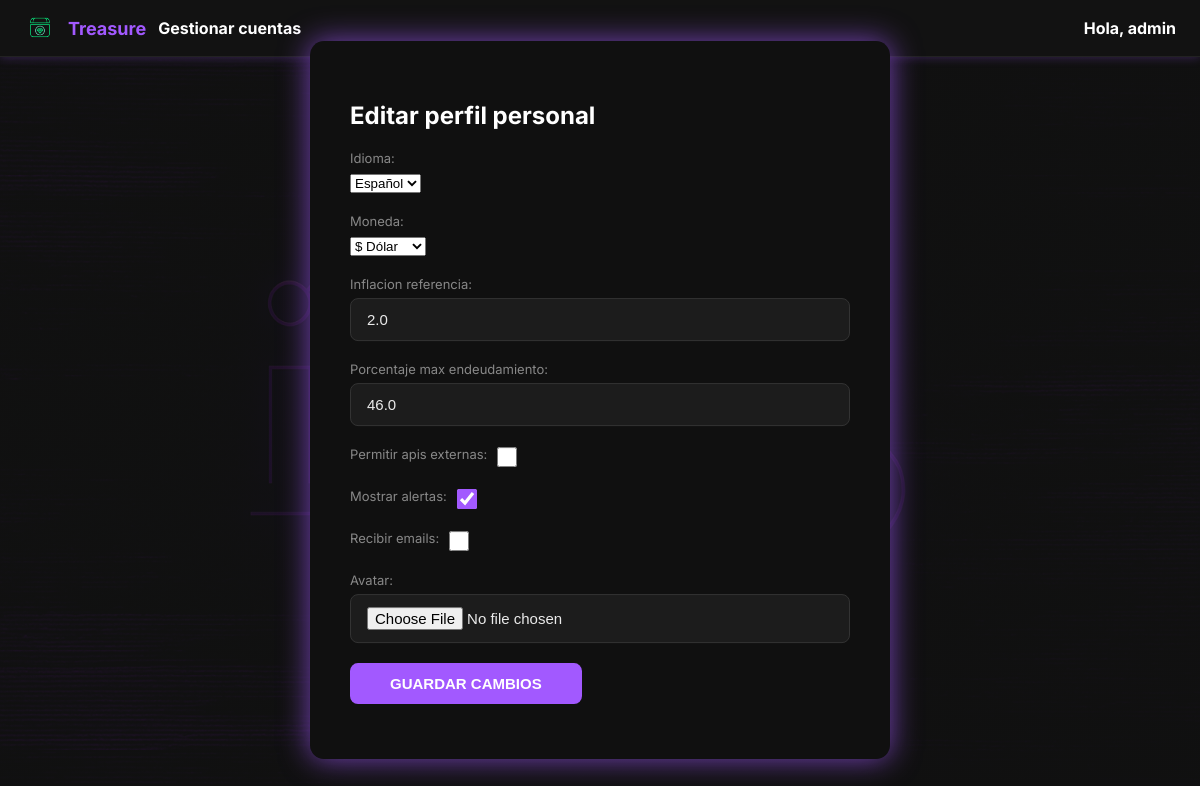
Before: /core/perfil/editar/ (signed in) with the older database file.
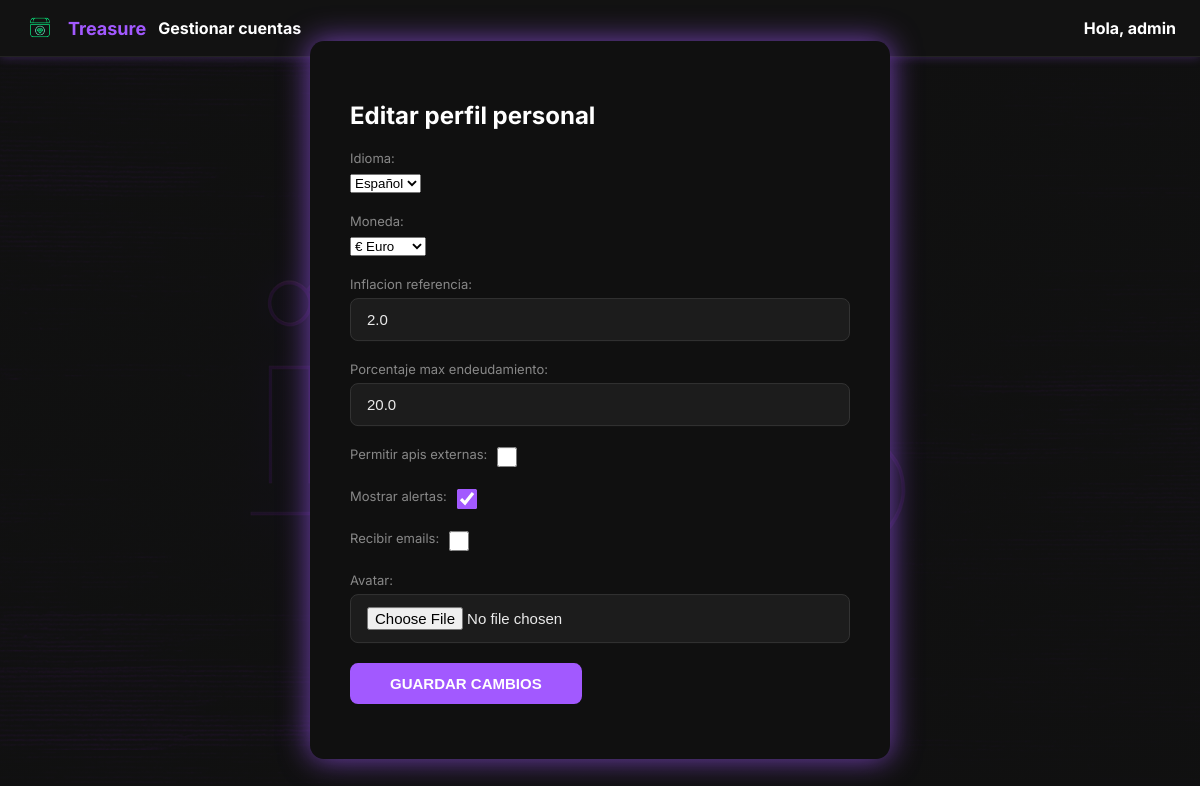
After: the same page with the newer database file.
### core/models.py (models this page shows, shortened)
class UserProfile(models.Model):
    user = models.OneToOneField(User, on_delete=models.CASCADE)
    idioma = models.CharField(max_length=10, choices=[('es', 'Español'), ('en', 'Inglés')], default='es')
    moneda = models.CharField(max_length=5, choices=[('EUR', '€ Euro'), ('USD', '$ Dólar'), ('BTC', '₿ Bitcoin')], default='EUR')
    inflacion_referencia = models.FloatField(default=2.0)
    porcentaje_max_endeudamiento = models.FloatField(default=30.0)
    permitir_apis_externas = models.BooleanField(default=False)
    mostrar_alertas = models.BooleanField(default=True)
    recibir_emails = models.BooleanField(default=False)
    avatar = models.ImageField(upload_to='avatars/', null=True, blank=True)

### core/views.py (the view)
# urls.py: path('perfil/editar/', editar_perfil, name='editar_perfil'),
@login_required
def editar_perfil(request):
    profile, created = UserProfile.objects.get_or_create(user=request.user)
    if request.method == 'POST':
        form = UserProfileForm(request.POST, request.FILES, instance=profile)
        if form.is_valid():
            form.save()
            return redirect('dashboard')
    else:
        form = UserProfileForm(instance=profile)
    return render(request, 'core/editar_perfil.html', {'form': form})

### core/forms.py
class UserProfileForm(forms.ModelForm):
    class Meta:
        model = UserProfile
        fields = [
            'idioma', 'moneda', 'inflacion_referencia',
            'porcentaje_max_endeudamiento',
            'permitir_apis_externas',
            'mostrar_alertas', 'recibir_emails',
            'avatar'
        ]

### templates/core/editar_perfil.html (shortened to what this page needs)
{% extends "base.html" %}
{% load static %}
{% block body_class %}dashboard-background{% endblock %}
{% block content %}
<div class="profile-form-container">
    <h2>Editar perfil personal</h2>
    <form method="post" enctype="multipart/form-data">
        <div class="form-group">
            {{ form.idioma.label_tag }}
            {{ form.idioma }}
        </div>
        <div class="form-group">
            {{ form.moneda.label_tag }}
            {{ form.moneda }}
        </div>
        <div class="form-group">
            {{ form.inflacion_referencia.label_tag }}
            {{ form.inflacion_referencia }}
        </div>
        <div class="form-group">
            {{ form.porcentaje_max_endeudamiento.label_tag }}
            {{ form.porcentaje_max_endeudamiento }}
        </div>
        <div class="form-group form-group-checkbox">
            {{ form.permitir_apis_externas.label_tag }}
            {{ form.permitir_apis_externas }}
        </div>
        <div class="form-group form-group-checkbox">
            {{ form.mostrar_alertas.label_tag }}
            {{ form.mostrar_alertas }}
        </div>
        <div class="form-group form-group-checkbox">
            {{ form.recibir_emails.label_tag }}
            {{ form.recibir_emails }}
        </div>
        <div class="form-group">
            {{ form.avatar.label_tag }}
            {{ form.avatar }}
        </div>
        <button type="submit" class="btn btn-primary btn-submit-profile">Guardar cambios</button>
    </form>
</div>
{% endblock %}

### templates/base.html (shortened to what this page needs)
{% load static %}
<!DOCTYPE html>
<html lang="es">
<head>
    <link rel="stylesheet" href="{% static 'css/main.css' %}">
</head>
<body class="{% block body_class %}{% endblock %}">
    {% if request.user.is_authenticated and not hide_navbar %}
    <nav class="navbar">
        <div class="navbar-left">
            <img src="{% static 'img/logo_treasure_3.png' %}" class="nav-logo" alt="Treasure Logo">
            <span class="nav-title">Treasure</span>
            <div class="nav-user-dropdown">
                <span class="nav-user-toggle">Gestionar cuentas</span>
            </div>
        </div>
        <div class="navbar-right">
            <div class="nav-user-dropdown">
                <span class="nav-user-toggle">
                    Hola, <span class="nav-username">{{ request.user.first_name|default:request.user.username }}</span>
                </span>
            </div>
        </div>
    </nav>
    {% endif %}
    {% block content %}
    {% endblock %}
</body>
</html>

### static/css/main.css (style rules this page uses)
:root { --primary-color: #a259ff; --glow: rgba(162, 89, 255, 0.7); --dark-bg: #101010; --input-bg: #1c1c1c; --text-color: #eaeaea; --muted: #888; --border: #333; }
body { margin: 0; padding: 0; font-family: 'Inter', sans-serif; background-color: #121212; color: #fff; }
body.dashboard-background { background-image: linear-gradient( rgba(18, 18, 18, 0.9), rgba(18, 18, 18, 0.9) ), url('../img/bg-cyberpunk-finanzas.png'); background-size: cover; background-position: center; background-attachment: fixed; }
.profile-form-container { background-color: var(--dark-bg); padding: 40px; border-radius: 14px; width: 100%; max-width: 500px; box-shadow: 0 0 30px var(--glow); position: absolute; top: 50%; left: 50%; transform: translate(-50%, -50%); z-index: 10; }
.form-group-checkbox { display: flex; align-items: center; gap: 10px; margin-bottom: 15px; font-size: 15px; color: var(--text-color); }
.form-group-checkbox input[type="checkbox"] { width: 20px; height: 20px; margin: 0; cursor: pointer; accent-color: var(--primary-color); }
.form-group { margin-bottom: 20px; text-align: left; }
.form-group label { display: block; font-size: 13px; color: var(--muted); margin-bottom: 6px; }
.form-group input { width: 100%; padding: 12px 16px; border: 1px solid var(--border); border-radius: 8px; background-color: var(--input-bg); color: var(--text-color); font-size: 15px; transition: box-shadow 0.3s ease, border-color 0.3s ease; box-sizing: border-box; }
.btn { display: inline-block; padding: 12px 40px; text-align: center; border: none; border-radius: 8px; font-size: 15px; font-weight: bold; text-transform: uppercase; cursor: pointer; margin-bottom: 15px; transition: box-shadow 0.3s ease, background-color 0.3s ease; }
.btn-primary { background-color: var(--primary-color); color: white; }
.navbar { display: flex; justify-content: space-between; align-items: center; background-color: #121212; padding: 12px 24px; box-shadow: 0 0 10px rgba(162, 89, 255, 0.3); border-bottom: 1px solid #222; }
.navbar-left { display: flex; align-items: center; gap: 12px; }
.nav-logo { height: 32px; width: auto; }
.nav-title { font-size: 18px; color: var(--primary-color); font-weight: bold; }
.navbar-right { display: flex; align-items: center; gap: 20px; }
.nav-user-dropdown { position: relative; display: inline-block; }
.nav-user-toggle { cursor: pointer; color: #fff; font-weight: bold; }

Changed rows visible on the page:
changed UserProfile "Español": moneda "$ Dólar" → "€ Euro"; porcentaje_max_endeudamiento "46.0" → "20.0"
